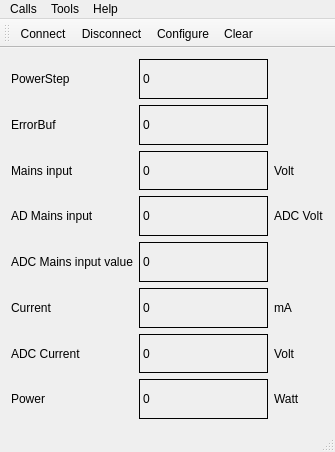
<?xml version="1.0" encoding="UTF-8"?>
<ui version="4.0">
 <class>MainWindow</class>
 <widget class="QMainWindow" name="MainWindow">
  <property name="geometry">
   <rect>
    <x>0</x>
    <y>0</y>
    <width>335</width>
    <height>452</height>
   </rect>
  </property>
  <property name="windowTitle">
   <string>Serial Terminal</string>
  </property>
  <widget class="QWidget" name="centralWidget">
   <layout class="QGridLayout" name="gridLayout" columnstretch="2,5,1">
    <item row="2" column="1">
     <widget class="QLabel" name="Mains_input_value">
      <property name="frameShape">
       <enum>QFrame::Box</enum>
      </property>
      <property name="text">
       <string>0</string>
      </property>
     </widget>
    </item>
    <item row="6" column="0">
     <widget class="QLabel" name="serial_ADC_current">
      <property name="text">
       <string>ADC Current</string>
      </property>
     </widget>
    </item>
    <item row="0" column="1">
     <widget class="QLabel" name="PowerStep_value">
      <property name="frameShape">
       <enum>QFrame::Box</enum>
      </property>
      <property name="text">
       <string>0</string>
      </property>
     </widget>
    </item>
    <item row="3" column="0">
     <widget class="QLabel" name="serial_AD_Mains_input">
      <property name="text">
       <string>AD Mains input</string>
      </property>
     </widget>
    </item>
    <item row="6" column="1">
     <widget class="QLabel" name="ADC_current_value">
      <property name="frameShape">
       <enum>QFrame::Box</enum>
      </property>
      <property name="text">
       <string>0</string>
      </property>
     </widget>
    </item>
    <item row="0" column="2">
     <widget class="QLabel" name="label">
      <property name="text">
       <string/>
      </property>
     </widget>
    </item>
    <item row="5" column="0">
     <widget class="QLabel" name="serial_Current">
      <property name="text">
       <string>Current</string>
      </property>
     </widget>
    </item>
    <item row="6" column="2">
     <widget class="QLabel" name="label_16">
      <property name="text">
       <string>Volt</string>
      </property>
     </widget>
    </item>
    <item row="7" column="1">
     <widget class="QLabel" name="Power_value">
      <property name="frameShape">
       <enum>QFrame::Box</enum>
      </property>
      <property name="text">
       <string>0</string>
      </property>
     </widget>
    </item>
    <item row="7" column="2">
     <widget class="QLabel" name="label_19">
      <property name="text">
       <string>Watt</string>
      </property>
     </widget>
    </item>
    <item row="7" column="0">
     <widget class="QLabel" name="serial_Power">
      <property name="text">
       <string>Power</string>
      </property>
     </widget>
    </item>
    <item row="2" column="2">
     <widget class="QLabel" name="label_7">
      <property name="text">
       <string>Volt</string>
      </property>
     </widget>
    </item>
    <item row="1" column="2">
     <widget class="QLabel" name="label_4">
      <property name="text">
       <string/>
      </property>
     </widget>
    </item>
    <item row="3" column="1">
     <widget class="QLabel" name="AD_Mains_input_value">
      <property name="frameShape">
       <enum>QFrame::Box</enum>
      </property>
      <property name="text">
       <string>0</string>
      </property>
     </widget>
    </item>
    <item row="3" column="2">
     <widget class="QLabel" name="label_10">
      <property name="text">
       <string>ADC Volt</string>
      </property>
     </widget>
    </item>
    <item row="0" column="0">
     <widget class="QLabel" name="serial_PowerStep">
      <property name="frameShape">
       <enum>QFrame::NoFrame</enum>
      </property>
      <property name="text">
       <string>PowerStep</string>
      </property>
     </widget>
    </item>
    <item row="1" column="1">
     <widget class="QLabel" name="ErrorBuf_value">
      <property name="frameShape">
       <enum>QFrame::Box</enum>
      </property>
      <property name="text">
       <string>0</string>
      </property>
     </widget>
    </item>
    <item row="5" column="2">
     <widget class="QLabel" name="label_13">
      <property name="text">
       <string>mA</string>
      </property>
     </widget>
    </item>
    <item row="1" column="0">
     <widget class="QLabel" name="serial_ErrorBuf">
      <property name="text">
       <string>ErrorBuf</string>
      </property>
     </widget>
    </item>
    <item row="2" column="0">
     <widget class="QLabel" name="serial_Mains_input">
      <property name="text">
       <string>Mains input</string>
      </property>
     </widget>
    </item>
    <item row="5" column="1">
     <widget class="QLabel" name="Current_value">
      <property name="frameShape">
       <enum>QFrame::Box</enum>
      </property>
      <property name="text">
       <string>0</string>
      </property>
     </widget>
    </item>
    <item row="4" column="0">
     <widget class="QLabel" name="serial_ADC_Mains_input_value">
      <property name="text">
       <string>ADC Mains input value</string>
      </property>
     </widget>
    </item>
    <item row="4" column="1">
     <widget class="QLabel" name="ADC_Mains_input_value_value">
      <property name="frameShape">
       <enum>QFrame::Box</enum>
      </property>
      <property name="text">
       <string>0</string>
      </property>
     </widget>
    </item>
    <item row="4" column="2">
     <widget class="QLabel" name="label_22">
      <property name="text">
       <string/>
      </property>
     </widget>
    </item>
   </layout>
  </widget>
  <widget class="QMenuBar" name="menuBar">
   <property name="geometry">
    <rect>
     <x>0</x>
     <y>0</y>
     <width>335</width>
     <height>21</height>
    </rect>
   </property>
   <widget class="QMenu" name="menuCalls">
    <property name="title">
     <string>Calls</string>
    </property>
    <addaction name="actionConnect"/>
    <addaction name="actionDisconnect"/>
    <addaction name="separator"/>
    <addaction name="actionQuit"/>
   </widget>
   <widget class="QMenu" name="menuTools">
    <property name="title">
     <string>Tools</string>
    </property>
    <addaction name="actionConfigure"/>
    <addaction name="actionClear"/>
   </widget>
   <widget class="QMenu" name="menuHelp">
    <property name="title">
     <string>Help</string>
    </property>
    <addaction name="actionAbout"/>
    <addaction name="actionAboutQt"/>
   </widget>
   <addaction name="menuCalls"/>
   <addaction name="menuTools"/>
   <addaction name="menuHelp"/>
  </widget>
  <widget class="QToolBar" name="mainToolBar">
   <attribute name="toolBarArea">
    <enum>TopToolBarArea</enum>
   </attribute>
   <attribute name="toolBarBreak">
    <bool>false</bool>
   </attribute>
   <addaction name="actionConnect"/>
   <addaction name="actionDisconnect"/>
   <addaction name="actionConfigure"/>
   <addaction name="actionClear"/>
  </widget>
  <widget class="QStatusBar" name="statusBar"/>
  <action name="actionAbout">
   <property name="text">
    <string>&amp;About</string>
   </property>
   <property name="toolTip">
    <string>About program</string>
   </property>
   <property name="shortcut">
    <string>Alt+A</string>
   </property>
  </action>
  <action name="actionAboutQt">
   <property name="text">
    <string>About Qt</string>
   </property>
  </action>
  <action name="actionConnect">
   <property name="icon">
    <iconset>
     <normaloff>:/images/connect.png</normaloff>:/images/connect.png</iconset>
   </property>
   <property name="text">
    <string>C&amp;onnect</string>
   </property>
   <property name="toolTip">
    <string>Connect to serial port</string>
   </property>
   <property name="shortcut">
    <string>Ctrl+O</string>
   </property>
  </action>
  <action name="actionDisconnect">
   <property name="icon">
    <iconset>
     <normaloff>:/images/disconnect.png</normaloff>:/images/disconnect.png</iconset>
   </property>
   <property name="text">
    <string>&amp;Disconnect</string>
   </property>
   <property name="toolTip">
    <string>Disconnect from serial port</string>
   </property>
   <property name="shortcut">
    <string>Ctrl+D</string>
   </property>
  </action>
  <action name="actionConfigure">
   <property name="icon">
    <iconset>
     <normaloff>:/images/settings.png</normaloff>:/images/settings.png</iconset>
   </property>
   <property name="text">
    <string>&amp;Configure</string>
   </property>
   <property name="toolTip">
    <string>Configure serial port</string>
   </property>
   <property name="shortcut">
    <string>Alt+C</string>
   </property>
  </action>
  <action name="actionClear">
   <property name="icon">
    <iconset>
     <normaloff>:/images/clear.png</normaloff>:/images/clear.png</iconset>
   </property>
   <property name="text">
    <string>C&amp;lear</string>
   </property>
   <property name="toolTip">
    <string>Clear data</string>
   </property>
   <property name="shortcut">
    <string>Alt+L</string>
   </property>
  </action>
  <action name="actionQuit">
   <property name="icon">
    <iconset>
     <normaloff>:/images/application-exit.png</normaloff>:/images/application-exit.png</iconset>
   </property>
   <property name="text">
    <string>&amp;Quit</string>
   </property>
   <property name="shortcut">
    <string>Ctrl+Q</string>
   </property>
  </action>
 </widget>
 <layoutdefault spacing="6" margin="11"/>
 <resources/>
 <connections/>
</ui>
